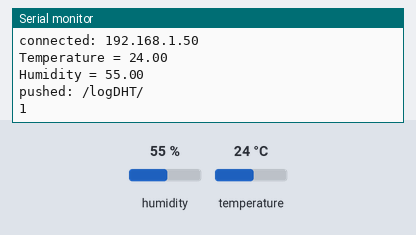
Recording of a sketch running on a simulated ESP8266 (NodeMCU). Parts: the last lines printed to the serial monitor. Inputs (shaded band) come from the test bench; at power-on: humidity 55 %, temperature 24 °C. WiFi joins after 1.5 s; servers stay silent unless stated.

Above: at 2.7 s.
2.8 s: humidity set to 22 %
At 6.83 s:
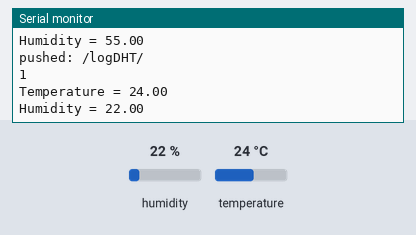
8.6 s: temperature set to 12 °C
At 13.2 s:
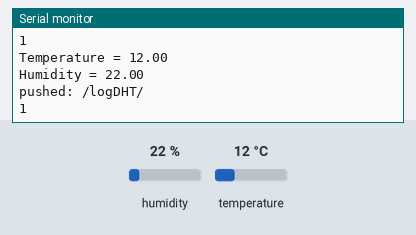
14.4 s: humidity set to 40 %
At 18.6 s:
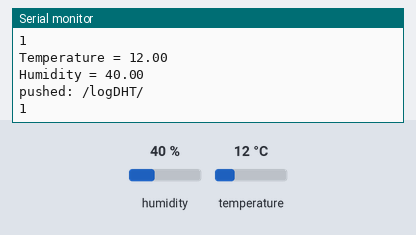
Timing chart, 0 to 20.1 s (numbered marks = the images above; inputs shaded):
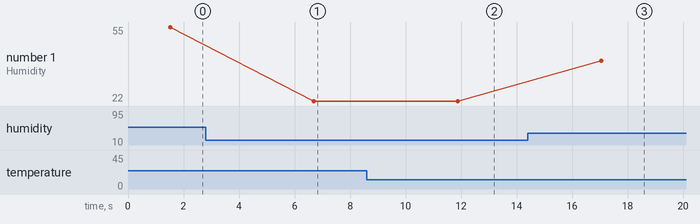

The sketch:

DHT11_Firebase.ino
```cpp
#include <ESP8266WiFi.h>
#include <WiFiUdp.h>
#include <FirebaseArduino.h>
#include <DHT.h>

#define DHTPIN D4
#define DHTTYPE DHT11
#define FIREBASE_HOST "fir-led-control-901bf"
#define FIREBASE_AUTH "EiheITeY9xBl76ryuwNG8U34qKs703HiT73j3ycl"
#define WIFI_SSID "201523839"
#define WIFI_PASSWORD "01091335027"

DHT dht(DHTPIN, DHTTYPE);


void setup() {
  Serial.begin(9600);
  // connect to wifi.
  WiFi.begin(WIFI_SSID, WIFI_PASSWORD);
  dht.begin(9600);

  Serial.print("connecting");
  while (WiFi.status() != WL_CONNECTED) {
    Serial.print(".");
    delay(500);
  }
  Serial.println();
  Serial.print("connected: ");
  Serial.println(WiFi.localIP());

  Firebase.begin(FIREBASE_HOST, FIREBASE_AUTH);
}

void loop() {
  float temp = dht.readTemperature();
  float humi = dht.readHumidity();
  Serial.print("Temperature = ");
  Serial.println(temp);
  Serial.print("Humidity = ");
  Serial.println(humi);

//  Firebase.setFloat("temperature", temp);
//  Firebase.setFloat("humidity", humi);

//  Firebase.pushFloat("temperature", temp);
//  Firebase.pushFloat("humidity", humi);

  StaticJsonBuffer<200> jsonbuffer;
  JsonObject& root = jsonbuffer.createObject();
  root["temperature"] = temp;
  root["humidity"] = humi;
  String name = Firebase.push("logDHT", root);

  // handle error
  if (Firebase.failed()) {
      Serial.print("pushing /logs failed:");
      Serial.println(Firebase.error());
      return;
  }
  Serial.println("pushed: /logDHT/");
  Serial.println(name);

  delay(5000);
}
```

Measured:
- after the input at 2.8 s, the serial monitor: prints a new line after 3.9 s (image 1)
- after the input at 8.6 s, the serial monitor: prints a new line after 3.3 s (image 2)
- after the input at 14.4 s, the serial monitor: prints a new line after 2.6 s (image 3)
- plotted number 1: 55 → 22 after the input at 2.8 s, 22 → 40 after the input at 14.4 s
